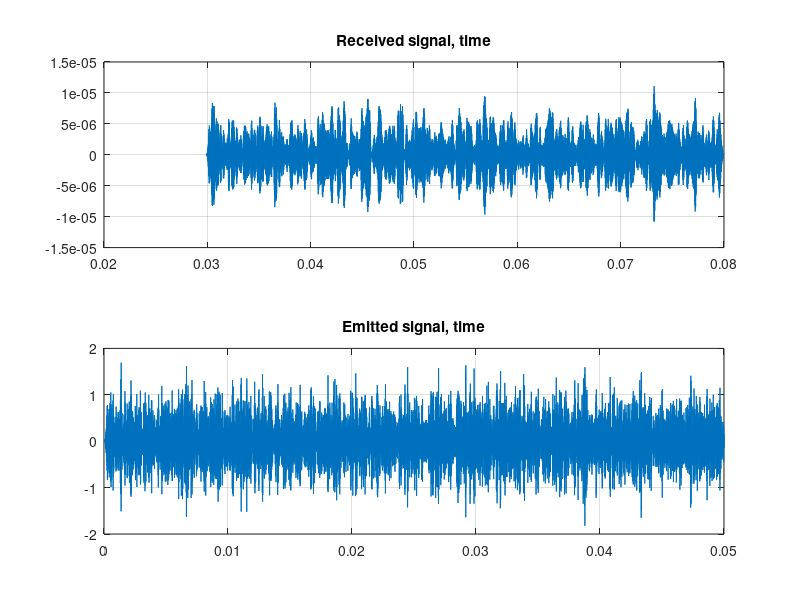
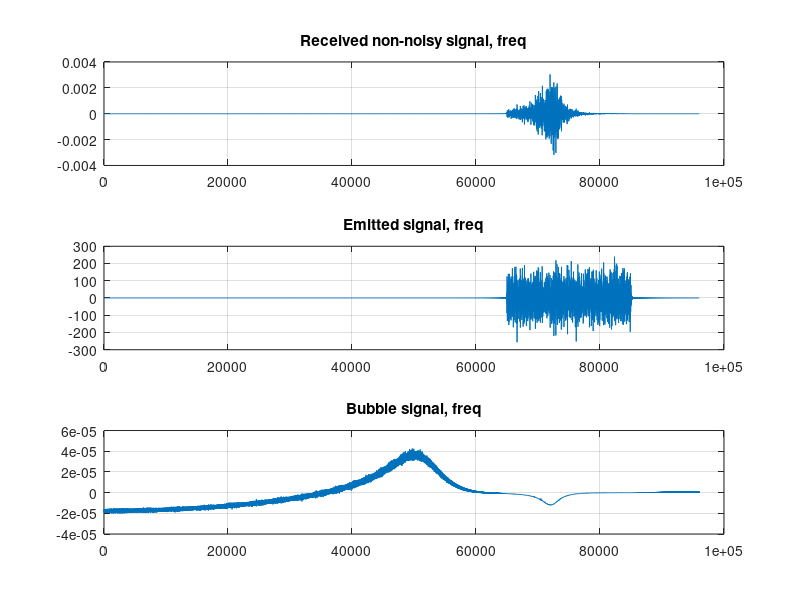

Reproduce these figures in MATLAB, in order.
clc
clear
close all

load("bubble+signal.mat"); %upload rx with noise, tx from .mat file
rx_nonoise = load("single-bubble-noise.mat").rx; %rx of the single bubble without noise

fs = 192000;
tSig = 0.05; % in seconds
nSig = tSig * fs; % in samples
t = linspace(0, tSig, nSig);

nRxSeqLength = size(rx,1);
NFFT = 32768;
NBins = 16385; 

% Received signal
Rx_noise = fft(rx(end-nSig+1:end, 1), NFFT);
Rx_noise = Rx_noise(1:NBins, :);

Rx_nonoise = fft(rx_nonoise(end-nSig+1:end, 1), NFFT);
Rx_nonoise = Rx_nonoise(1:NBins, :);

% Original signal
% tx signal to freq. domain
Tx = fft(tx, NFFT);
Tx = Tx(1:NBins, :);

% H_hat = R / T
H_hat = Rx_nonoise(:,1) ./ Tx;

tSim = linspace(0, nRxSeqLength/fs, nRxSeqLength);

figure;
subplot(211)
plot(tSim(end-nSig+1:end), rx_nonoise(end-nSig+1:end, 1));
grid on;
title('Received signal, time');
subplot(212)
plot(t, tx(:, 1));
grid on;
title('Emitted signal, time');


f = linspace(0, fs/2, NBins);
figure;
subplot(311)
plot(f, Rx_nonoise(:, 1));
grid on;
title('Received non-noisy signal, freq');
subplot(312)
plot(f, Tx(:, 1));
grid on;
title('Emitted signal, freq');
subplot(313)
plot(f, H_hat(:, 1));
grid on;
title('Bubble signal, freq');

